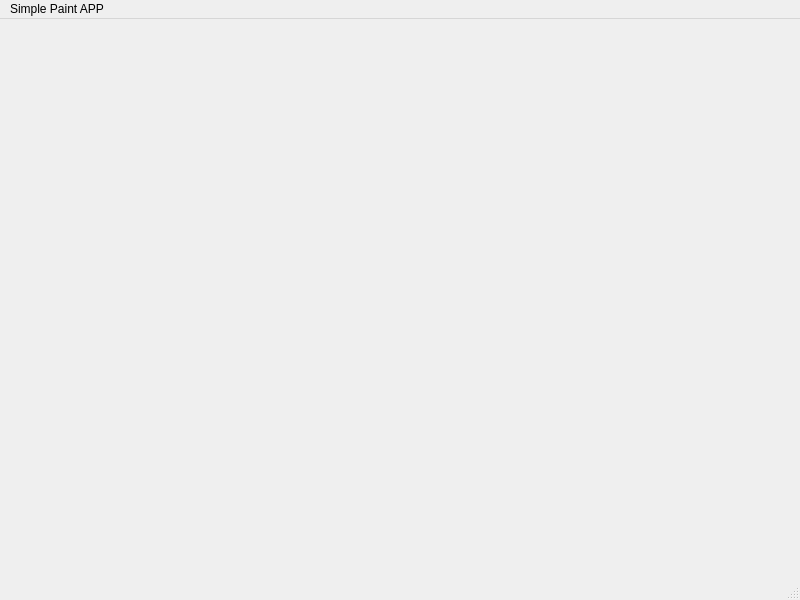
<?xml version="1.0" encoding="UTF-8"?>
<ui version="4.0">
 <class>canvas</class>
 <widget class="QMainWindow" name="canvas">
  <property name="geometry">
   <rect>
    <x>0</x>
    <y>0</y>
    <width>800</width>
    <height>600</height>
   </rect>
  </property>
  <property name="windowTitle">
   <string>canvas</string>
  </property>
  <widget class="QWidget" name="centralwidget"/>
  <widget class="QMenuBar" name="menubar">
   <property name="geometry">
    <rect>
     <x>0</x>
     <y>0</y>
     <width>800</width>
     <height>25</height>
    </rect>
   </property>
   <widget class="QMenu" name="menuSimple_Paint_APP">
    <property name="title">
     <string>Simple Paint APP</string>
    </property>
   </widget>
   <addaction name="menuSimple_Paint_APP"/>
  </widget>
  <widget class="QStatusBar" name="statusbar"/>
 </widget>
 <resources/>
 <connections/>
</ui>
